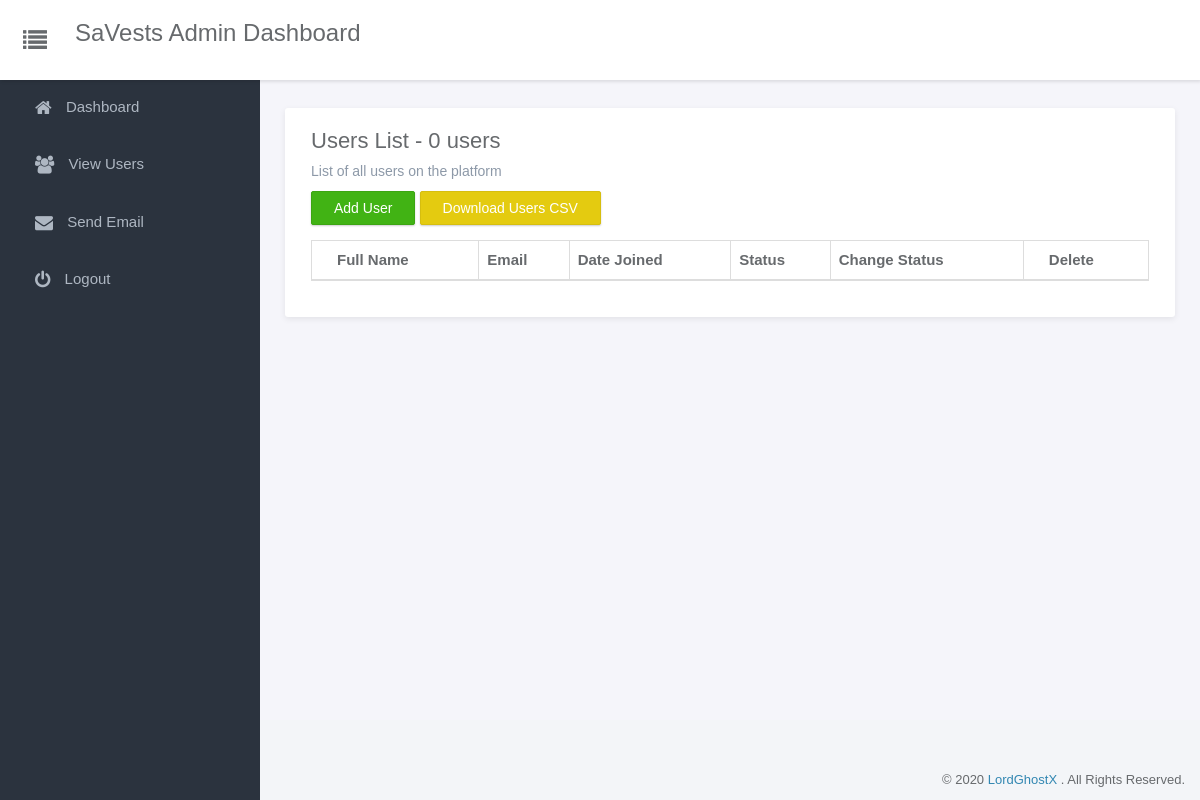
The page /lite/users/ (signed in) on the database as committed earlier.
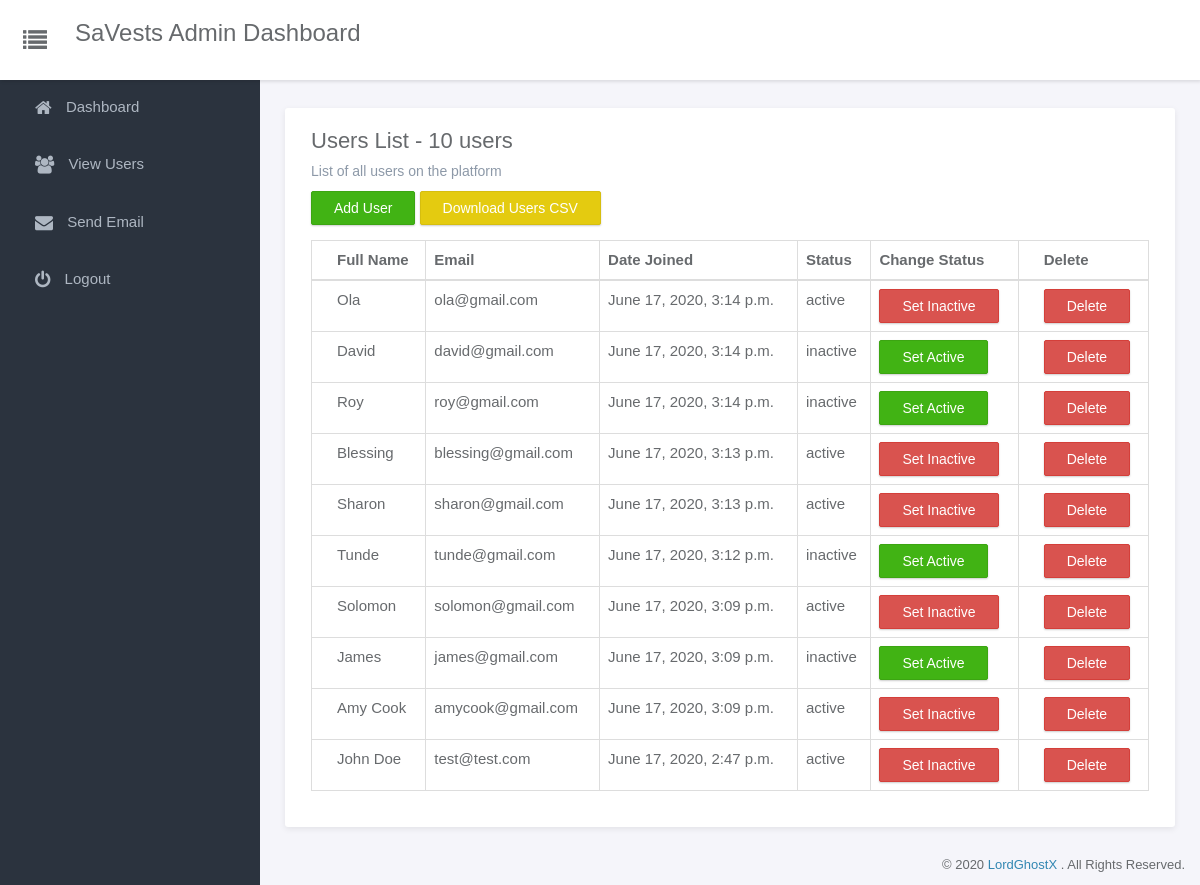
The same page on the database as committed later.
### dashboard/models.py (models this page shows, shortened)
class Users(models.Model):
    name = models.CharField(max_length=100)
    email = models.CharField(max_length=100)
    active = models.IntegerField(default=1)
    date = models.DateTimeField(default=datetime.now, blank=True)

### dashboard/views.py (the view)
# urls.py: path('users/', list_users, name="list_users"),
@staff_member_required
def list_users(request):
    name = request.GET.get("name")
    email = request.GET.get("email")
    if name and email:
        user = Users(name=name, email=email)
        user.save()
        return redirect(list_users)
    data = {
        "users": Users.objects.order_by("-date")
    }
    data["users_length"] = len(data["users"])
    return render(request, "users.html", data)

### dashboard/templates/users.html (shortened to what this page needs)
{% extends "base.html" %}
{% block content %}
<div class="main">
  <div class="main-content">
    <div class="container-fluid">
      <div class="panel panel-headline">
        <div class="panel-heading users-list">
          <h3 class="panel-title">
            Users List - {{ users_length }} users
          </h3>
          <p class="panel-subtitle">
            List of all users on the platform
          </p>
        </div>
        <div class="panel-body">
          <div class="users-list-actions">
            <button class="btn btn-success" type="button" onclick="add_user()">
              Add User
            </button>
            <a href="{% url 'download_users' %}"><button class="btn btn-warning" type="button">
              Download Users CSV
            </button></a>
          </div>
          <table class="table table-bordered">
            <thead>
              <tr>
                <th>
                  Full Name
                </th>
                <th>
                  Email
                </th>
                <th>
                  Date Joined
                </th>
                <th>
                  Status
                </th>
                <th>
                  Change Status
                </th>
                <th>
                  Delete
                </th>
              </tr>
            </thead>
            <tbody>
              {% for i in users %}
              <tr>
                <td>
                  {{ i.name }}
                </td>
                <td>
                  {{ i.email }}
                </td>
                <td>
                  {{ i.date }}
                </td>
                {% if i.active == 1 %}
                <td>
                  active
                </td>
                <td>
                  <a href="{% url 'update_user_status' i.id %}"><button class="btn btn-danger" type="button">
                    Set Inactive
                  </button></a>
                </td>
                {% else %}
                <td>
                  inactive
                </td>
                <td>
                  <a href="{% url 'update_user_status' i.id %}"><button class="btn btn-success" type="button">
                    Set Active
                  </button></a>
                </td>
                {% endif %}
                <td>
                  <a href="{% url 'delete_user' i.id %}"><button class="btn btn-danger" type="button">
                    Delete
                  </button></a>
                </td>
              </tr>
              {% endfor %}
            </tbody>
          </table>
        </div>
      </div>
    </div>
  </div>
</div>
<div class="clearfix">
{% endblock %}

### dashboard/templates/base.html (shortened to what this page needs)
{% load static %}
<!DOCTYPE html>
<html lang="en">
<head>
  <link href="{% static 'assets/vendor/bootstrap/css/bootstrap.min.css' %}" rel="stylesheet" />
  <link href="{% static 'assets/vendor/font-awesome/css/font-awesome.min.css' %}" rel="stylesheet" />
  <link href="{% static 'assets/css/main.css' %}" rel="stylesheet" />
</head>
<body>
  <div id="wrapper">
    <nav class="navbar navbar-default navbar-fixed-top">
      <div class="container-fluid">
        <div class="navbar-btn">
          <button class="btn-toggle-fullwidth" type="button">
            <i class="fa fa-list">
            </i>
          </button>
        </div>
        <div class="navbar-left">
          <h3>
            SaVests Admin Dashboard
          </h3>
        </div>
      </div>
    </nav>
    <div class="sidebar" id="sidebar-nav">
      <div class="sidebar-scroll">
        <nav>
          <ul class="nav">
            <li>
              <a href="{% url 'index' %}">
                <i class="fa fa-home">
                </i>
                <span>
                  Dashboard
                </span>
              </a>
            </li>
            <li>
              <a href="{% url 'list_users' %}">
                <i class="fa fa-users">
                </i>
                <span>
                  View Users
                </span>
              </a>
            </li>
            <li>
              <a href="{% url 'send_email' %}">
                <i class="fa fa-envelope">
                </i>
                <span>
                  Send Email
                </span>
              </a>
            </li>
            <li>
              <a href="{% url 'logout' %}">
                <i class="fa fa-power-off">
                </i>
                <span>
                  Logout
                </span>
              </a>
            </li>
          </ul>
        </nav>
      </div>
    </div>
    {% block content %}{% endblock %}
    <footer>
      <div class="container-fluid">
        <p class="copyright">
          © 2020
          <a href="https://github.com/LordGhostX" target="_blank">
            LordGhostX
          </a>
          . All Rights Reserved.
        </p>
      </div>
    </footer>
  </div>
</body>
</html>

### dashboard/static/assets/css/main.css (style rules this page uses)
html { position: relative; min-height: 100%; }
body { background-color: #F3F5F8; font-family: "Source Sans Pro", sans-serif; font-size: 15px; color: #676a6d; }
a { color: #3287B2; }
th { font-weight: 600; }
footer { position: absolute; bottom: 0; right: 0; padding-top: 15px; padding-bottom: 10px; }
.copyright { margin-bottom: 0; text-align: right; font-size: 13px; }
#wrapper .sidebar { -webkit-transition: all 0.3s ease-in-out; -moz-transition: all 0.3s ease-in-out; -ms-transition: all 0.3s ease-in-out; -o-transition: all 0.3s ease-in-out; transition: all 0.3s ease-in-out; width: 260px; height: 100%; float: left; background-color: #2B333E; position: fixed; left: 0; }
#wrapper .main { -webkit-transition: all 0.3s ease-in-out; -moz-transition: all 0.3s ease-in-out; -ms-transition: all 0.3s ease-in-out; -o-transition: all 0.3s ease-in-out; transition: all 0.3s ease-in-out; width: calc(100% - 260px); left: 0; position: relative; float: right; background-color: #f5f5fa; }
#wrapper #sidebar-nav, #wrapper .main { padding-top: 80px; }
.main-content { padding: 28px 10px; }
.navbar-default { -webkit-transition: all 0.3s ease-in-out; -moz-transition: all 0.3s ease-in-out; -ms-transition: all 0.3s ease-in-out; -o-transition: all 0.3s ease-in-out; transition: all 0.3s ease-in-out; -moz-box-shadow: 1px 2px 3px rgba(0, 0, 0, 0.1); -webkit-box-shadow: 1px 2px 3px rgba(0, 0, 0, 0.1); box-shadow: 1px 2px 3px rgba(0, 0, 0, 0.1); -webkit-border-radius: 0; -moz-border-radius: 0; border-radius: 0; padding: 0; margin: 0; border: none; background-color: #fff; }
.navbar-btn { float: left; padding: 16px 0; }
.navbar-btn button { font-size: 24px; padding: 4px 8px; line-height: .7; border: none; background: none; outline: none; }
.navbar-left { margin-left: 20px; }
.users-list { padding-bottom: 0px !important; }
.users-list-actions { margin-bottom: 15px; }
.sidebar { z-index: 9; }
.sidebar .nav > li > a { padding: 18px 30px; color: #AEB7C2; border-left: 5px solid transparent; }
.sidebar .nav i { margin-right: 10px; font-size: 18px; }
.sidebar .nav span { -webkit-transition: all 0.3s ease-in-out; -moz-transition: all 0.3s ease-in-out; -ms-transition: all 0.3s ease-in-out; -o-transition: all 0.3s ease-in-out; transition: all 0.3s ease-in-out; position: relative; top: -2px; }
.btn { -webkit-border-radius: 2px; -moz-border-radius: 2px; border-radius: 2px; -moz-box-shadow: 0px 1px 2px 0 rgba(0, 0, 0, 0.2); -webkit-box-shadow: 0px 1px 2px 0 rgba(0, 0, 0, 0.2); box-shadow: 0px 1px 2px 0 rgba(0, 0, 0, 0.2); padding: 6px 22px; }
.btn-warning { background-color: #e4cb10; border-color: #d6be0f; }
.btn-success { background-color: #41B314; border-color: #3ca512; }
.panel { -webkit-border-radius: 3px; -moz-border-radius: 3px; border-radius: 3px; -moz-box-shadow: 0 2px 6px rgba(0, 0, 0, 0.08); -webkit-box-shadow: 0 2px 6px rgba(0, 0, 0, 0.08); box-shadow: 0 2px 6px rgba(0, 0, 0, 0.08); background-color: #fff; margin-bottom: 30px; }
.panel .panel-heading, .panel .panel-body, .panel .panel-footer { padding-left: 25px; padding-right: 25px; }
.panel .panel-heading { padding-top: 20px; padding-bottom: 20px; position: relative; }
.panel .panel-heading .panel-title { margin: 0; font-size: 18px; font-weight: 300; }
.panel .panel-body { padding-top: 10px; padding-bottom: 15px; }
.panel.panel-headline .panel-heading { border-bottom: none; }
.panel.panel-headline .panel-heading .panel-title { margin-bottom: 8px; font-size: 22px; font-weight: normal; }
.panel.panel-headline .panel-heading .panel-subtitle { margin-bottom: 0; font-size: 14px; color: #8D99A8; }
.panel .table > thead > tr > td:first-child, .panel .table > thead > tr > th:first-child, .panel .table > tbody > tr > td:first-child, .panel .table > tbody > tr > th:first-child, .panel .table > tfoot > tr > td:first-child, .panel .table > tfoot > tr > th:first-child { padding-left: 25px; }
.panel .table > thead > tr > td:last-child, .panel .table > thead > tr > th:last-child, .panel .table > tbody > tr > td:last-child, .panel .table > tbody > tr > th:last-child, .panel .table > tfoot > tr > td:last-child, .panel .table > tfoot > tr > th:last-child { padding-left: 25px; }

Rows that differ between the two databases and show on the page:
added Users: name "Ola", email "ola@gmail.com", date "June 17, 2020, 3:14 p.m.", active "active"
added Users: name "David", email "david@gmail.com", date "June 17, 2020, 3:14 p.m.", active "inactive"
added Users: name "Roy", email "roy@gmail.com", date "June 17, 2020, 3:14 p.m.", active "inactive"
added Users: name "Blessing", email "blessing@gmail.com", date "June 17, 2020, 3:13 p.m.", active "active"
added Users: name "Sharon", email "sharon@gmail.com", date "June 17, 2020, 3:13 p.m.", active "active"
added Users: name "Tunde", email "tunde@gmail.com", date "June 17, 2020, 3:12 p.m.", active "inactive"
added Users: name "Solomon", email "solomon@gmail.com", date "June 17, 2020, 3:09 p.m.", active "active"
added Users: name "James", email "james@gmail.com", date "June 17, 2020, 3:09 p.m.", active "inactive"
added Users: name "Amy Cook", email "amycook@gmail.com", date "June 17, 2020, 3:09 p.m.", active "active"
added Users: name "John Doe", email "test@test.com", date "June 17, 2020, 2:47 p.m.", active "active"
Other text that changed with them:
{{ users_length }}: "0" → "10"
